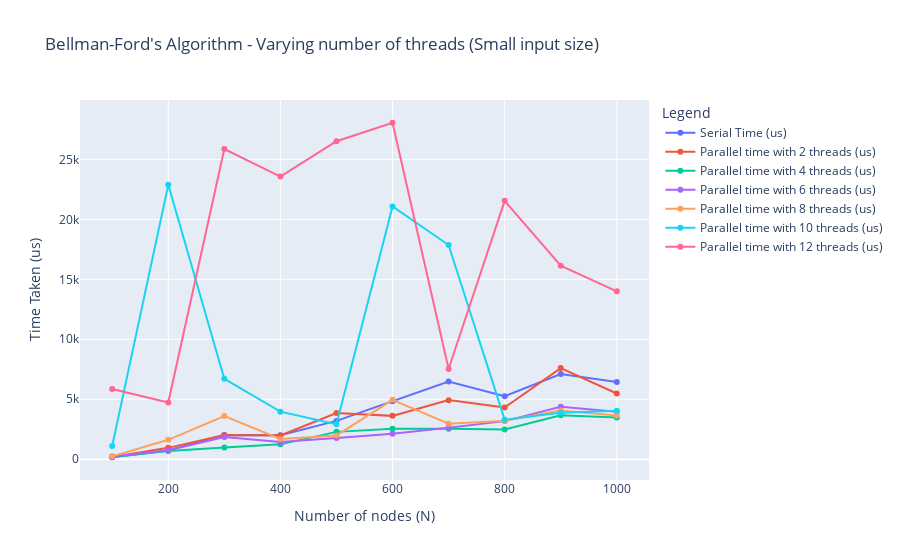

The notebook cell this image was saved under:
### Code cell
bellman_ford_fig = plot_graph("bellman_ford_time.csv", "Bellman-Ford's Algorithm", False)
bellman_ford_fig.show()

### Figure 1 — Plotly figure (JSON) as saved in the notebook; plotly's stock layout.template omitted (floating-point values rounded to 4 significant figures)
{"data": [{"hovertemplate": "Legend=Serial Time (us)<br>Number of nodes (N)=%{x}<br>Time Taken (us)=%{y}<extra></extra>", "legendgroup": "Serial Time (us)", "line": {"color": "#636efa", "dash": "solid"}, "marker": {"symbol": "circle"}, "mode": "markers+lines", "name": "Serial Time (us)", "orientation": "v", "showlegend": true, "type": "scatter", "x": [100, 200, 300, 400, 500, 600, 700, 800, 900, 1000], "xaxis": "x", "y": [162, 727, 2010, 1993, 3194, 4830, 6482, 5259, 7096, 6444], "yaxis": "y"}, {"hovertemplate": "Legend=Parallel time with 2 threads (us)<br>Number of nodes (N)=%{x}<br>Time Taken (us)=%{y}<extra></extra>", "legendgroup": "Parallel time with 2 threads (us)", "line": {"color": "#EF553B", "dash": "solid"}, "marker": {"symbol": "circle"}, "mode": "markers+lines", "name": "Parallel time with 2 threads (us)", "orientation": "v", "showlegend": true, "type": "scatter", "x": [100, 200, 300, 400, 500, 600, 700, 800, 900, 1000], "xaxis": "x", "y": [190, 945, 2019, 1973, 3850, 3613, 4926, 4312, 7596, 5478], "yaxis": "y"}, {"hovertemplate": "Legend=Parallel time with 4 threads (us)<br>Number of nodes (N)=%{x}<br>Time Taken (us)=%{y}<extra></extra>", "legendgroup": "Parallel time with 4 threads (us)", "line": {"color": "#00cc96", "dash": "solid"}, "marker": {"symbol": "circle"}, "mode": "markers+lines", "name": "Parallel time with 4 threads (us)", "orientation": "v", "showlegend": true, "type": "scatter", "x": [100, 200, 300, 400, 500, 600, 700, 800, 900, 1000], "xaxis": "x", "y": [175, 690, 965, 1237, 2279, 2538, 2539, 2486, 3666, 3483], "yaxis": "y"}, {"hovertemplate": "Legend=Parallel time with 6 threads (us)<br>Number of nodes (N)=%{x}<br>Time Taken (us)=%{y}<extra></extra>", "legendgroup": "Parallel time with 6 threads (us)", "line": {"color": "#ab63fa", "dash": "solid"}, "marker": {"symbol": "circle"}, "mode": "markers+lines", "name": "Parallel time with 6 threads (us)", "orientation": "v", "showlegend": true, "type": "scatter", "x": [100, 200, 300, 400, 500, 600, 700, 800, 900, 1000], "xaxis": "x", "y": [232, 746, 1842, 1440, 1776, 2131, 2627, 3175, 4374, 3958], "yaxis": "y"}, {"hovertemplate": "Legend=Parallel time with 8 threads (us)<br>Number of nodes (N)=%{x}<br>Time Taken (us)=%{y}<extra></extra>", "legendgroup": "Parallel time with 8 threads (us)", "line": {"color": "#FFA15A", "dash": "solid"}, "marker": {"symbol": "circle"}, "mode": "markers+lines", "name": "Parallel time with 8 threads (us)", "orientation": "v", "showlegend": true, "type": "scatter", "x": [100, 200, 300, 400, 500, 600, 700, 800, 900, 1000], "xaxis": "x", "y": [237, 1615, 3593, 1681, 1982, 4951, 2961, 3216, 4054, 3649], "yaxis": "y"}, {"hovertemplate": "Legend=Parallel time with 10 threads (us)<br>Number of nodes (N)=%{x}<br>Time Taken (us)=%{y}<extra></extra>", "legendgroup": "Parallel time with 10 threads (us)", "line": {"color": "#19d3f3", "dash": "solid"}, "marker": {"symbol": "circle"}, "mode": "markers+lines", "name": "Parallel time with 10 threads (us)", "orientation": "v", "showlegend": true, "type": "scatter", "x": [100, 200, 300, 400, 500, 600, 700, 800, 900, 1000], "xaxis": "x", "y": [1105, 22880, 6707, 3965, 2909, 21077, 17862, 3299, 3882, 4038], "yaxis": "y"}, {"hovertemplate": "Legend=Parallel time with 12 threads (us)<br>Number of nodes (N)=%{x}<br>Time Taken (us)=%{y}<extra></extra>", "legendgroup": "Parallel time with 12 threads (us)", "line": {"color": "#FF6692", "dash": "solid"}, "marker": {"symbol": "circle"}, "mode": "markers+lines", "name": "Parallel time with 12 threads (us)", "orientation": "v", "showlegend": true, "type": "scatter", "x": [100, 200, 300, 400, 500, 600, 700, 800, 900, 1000], "xaxis": "x", "y": [5858, 4735, 25867, 23573, 26518, 28058, 7521, 21544, 16131, 13996], "yaxis": "y"}], "layout": {"autosize": true, "legend": {"title": {"text": "Legend"}, "tracegroupgap": 0}, "title": {"text": "Bellman-Ford's Algorithm - Varying number of threads (Small input size)"}, "xaxis": {"anchor": "y", "autorange": true, "domain": [0, 1], "range": [41.73, 1058.0], "title": {"text": "Number of nodes (N)"}, "type": "linear"}, "yaxis": {"anchor": "x", "autorange": true, "domain": [0, 1], "range": [-2140.0, 30360.0], "title": {"text": "Time Taken (us)"}, "type": "linear"}}}
